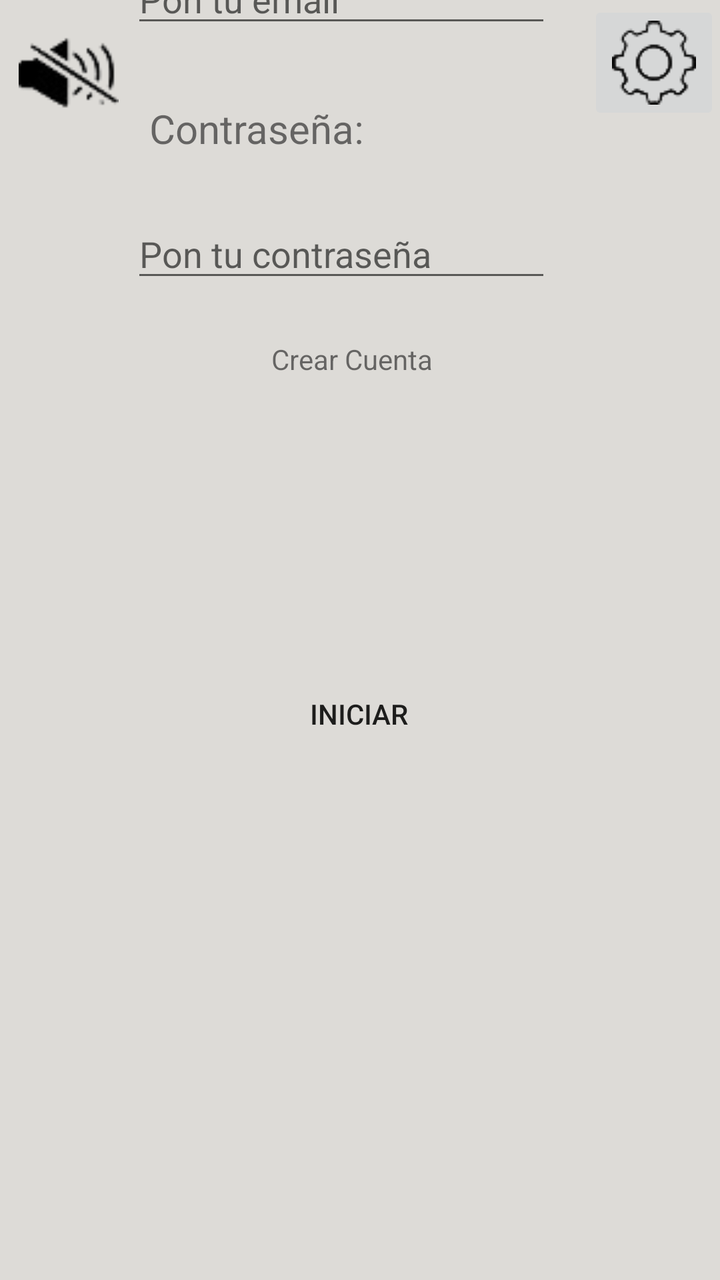
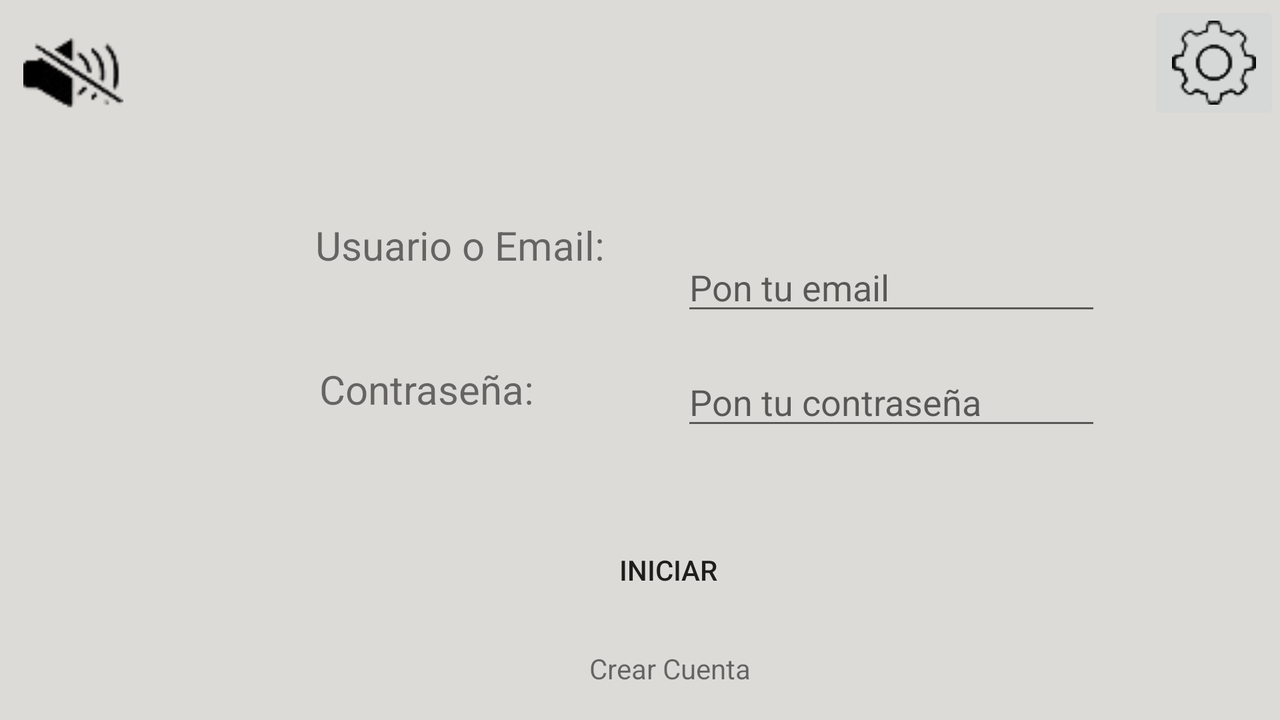

An Android layout and its configuration variant, each rendered on a device that would load it. The default file and the variant file are quoted in full after the pictures.
<!-- AndroidManifest.xml: application theme Theme.JuegoDeCartas -->
<!-- res/layout/activity_login.xml -->
<?xml version="1.0" encoding="utf-8"?>
<androidx.constraintlayout.widget.ConstraintLayout xmlns:android="http://schemas.android.com/apk/res/android"
    xmlns:app="http://schemas.android.com/apk/res-auto"
    xmlns:tools="http://schemas.android.com/tools"
    android:background="#DDDBD7"
    android:layout_width="match_parent"
    android:layout_height="match_parent"
    tools:context=".Login">

    <ImageButton
        android:id="@+id/language_button"
        android:layout_width="66dp"
        android:layout_height="62dp"
        android:layout_marginBottom="79dp"
        android:onClick="showLanguageDialog"
        android:src="@drawable/ajustes"
        app:layout_constraintBottom_toBottomOf="parent"
        app:layout_constraintEnd_toEndOf="parent"
        app:layout_constraintHorizontal_bias="1.0"
        app:layout_constraintStart_toStartOf="parent"
        app:layout_constraintTop_toTopOf="parent"
        app:layout_constraintVertical_bias="0.001" />

    <Button
        android:id="@+id/iniciarsesion"
        android:layout_width="106dp"
        android:layout_height="46dp"
        android:layout_marginBottom="260dp"
        android:background="@drawable/redondo"
        android:onClick="login"
        android:text="@string/inicia"
        app:layout_constraintBottom_toBottomOf="parent"
        app:layout_constraintEnd_toEndOf="parent"
        app:layout_constraintHorizontal_bias="0.498"
        app:layout_constraintStart_toStartOf="parent" />

    <TextView
        android:id="@+id/emailtxtlog"
        android:layout_width="187dp"
        android:layout_height="48dp"
        android:layout_marginBottom="16dp"
        android:text="@string/usuario_o_email"
        android:textSize="20sp"
        app:layout_constraintBottom_toTopOf="@+id/emaillog"
        app:layout_constraintEnd_toEndOf="parent"
        app:layout_constraintHorizontal_bias="0.392"
        app:layout_constraintStart_toStartOf="parent" />

    <TextView
        android:id="@+id/contraseñatxt"
        android:layout_width="wrap_content"
        android:layout_height="wrap_content"
        android:layout_marginBottom="27dp"
        android:text="@string/contrasena"
        android:textSize="20sp"
        app:layout_constraintBottom_toTopOf="@+id/contraseñalog"
        app:layout_constraintEnd_toEndOf="parent"
        app:layout_constraintHorizontal_bias="0.295"
        app:layout_constraintStart_toStartOf="parent" />

    <EditText
        android:id="@+id/contraseñalog"
        android:layout_width="wrap_content"
        android:layout_height="wrap_content"
        android:layout_marginBottom="188dp"
        android:ems="10"
        android:hint="@string/pon_tu_contrase_a"
        android:inputType="textPassword"
        app:layout_constraintBottom_toTopOf="@+id/iniciarsesion"
        app:layout_constraintEnd_toEndOf="parent"
        app:layout_constraintHorizontal_bias="0.437"
        app:layout_constraintStart_toStartOf="parent" />

    <EditText
        android:id="@+id/emaillog"
        android:layout_width="wrap_content"
        android:layout_height="wrap_content"
        android:layout_marginBottom="32dp"
        android:ems="10"
        android:hint="@string/pon_tu_email"
        android:inputType="textEmailAddress"
        app:layout_constraintBottom_toTopOf="@+id/contraseñatxt"
        app:layout_constraintEnd_toEndOf="parent"
        app:layout_constraintHorizontal_bias="0.437"
        app:layout_constraintStart_toStartOf="parent" />

    <TextView
        android:id="@+id/crearcuenta"
        android:layout_width="wrap_content"
        android:layout_height="wrap_content"
        android:layout_marginTop="24dp"
        android:layout_marginBottom="145dp"
        android:onClick="crearcuenta"
        android:text="@string/crear_cuenta"
        app:layout_constraintBottom_toTopOf="@+id/iniciarsesion"
        app:layout_constraintEnd_toEndOf="parent"
        app:layout_constraintHorizontal_bias="0.486"
        app:layout_constraintStart_toStartOf="parent"
        app:layout_constraintTop_toBottomOf="@+id/contraseñalog"
        app:layout_constraintVertical_bias="1.0" />

    <ProgressBar
        android:id="@+id/progressBar"
        style="?android:attr/progressBarStyle"
        android:layout_width="wrap_content"
        android:layout_height="wrap_content"
        android:layout_marginTop="25dp"
        android:layout_marginBottom="72dp"
        android:visibility="invisible"
        app:layout_constraintBottom_toTopOf="@+id/iniciarsesion"
        app:layout_constraintEnd_toEndOf="parent"
        app:layout_constraintHorizontal_bias="0.498"
        app:layout_constraintStart_toStartOf="parent"
        app:layout_constraintTop_toBottomOf="@+id/crearcuenta"
        app:layout_constraintVertical_bias="0.0" />

    <ImageView
        android:id="@+id/muteo"
        android:layout_width="64dp"
        android:layout_height="50dp"
        android:layout_marginTop="12dp"
        android:onClick="mutear"
        app:layout_constraintEnd_toEndOf="parent"
        app:layout_constraintHorizontal_bias="0.008"
        app:layout_constraintStart_toStartOf="parent"
        app:layout_constraintTop_toTopOf="parent"
        app:srcCompat="@drawable/muteo" />

</androidx.constraintlayout.widget.ConstraintLayout>
<!-- resources referenced by this layout -->
<resources>
  <!-- drawable ajustes: png bitmap (drawable-v24, 2368 bytes) -->
  <!-- drawable muteo: png bitmap (drawable, 2265 bytes) -->
  <!-- drawable redondo (drawable) -->
  <?xml version="1.0" encoding="utf-8"?>
  <shape xmlns:android="http://schemas.android.com/apk/res/android"
      android:shape="rectangle">
      <corners android:radius="150dp"/>
      <padding
          android:bottom="10dp"
          android:left="10dp"
          android:right="10dp"
          android:top="10dp"/>
  </shape>
  <string name="contrasena">Contraseña:</string>
  <string name="crear_cuenta">Crear Cuenta</string>
  <string name="inicia">Iniciar</string>
  <string name="pon_tu_contrase_a">Pon tu contraseña</string>
  <string name="pon_tu_email">Pon tu email</string>
  <string name="usuario_o_email">Usuario o Email:</string>
  <style name="Theme.JuegoDeCartas" parent="Theme.MaterialComponents.DayNight.DarkActionBar">
          
          <item name="colorPrimary">#C82E2E</item>
          <item name="colorPrimaryVariant">#C82E2E</item>
          <item name="colorOnPrimary">@color/white</item>
          
          <item name="colorSecondary">@color/teal_200</item>
          <item name="colorSecondaryVariant">@color/teal_700</item>
          <item name="colorOnSecondary">@color/black</item>
          
          <item name="android:statusBarColor" tools:targetApi="l">?attr/colorPrimaryVariant</item>
          
      </style>
  <color name="white">#FFFFFFFF</color>
  <color name="teal_200">#FF03DAC5</color>
  <color name="teal_700">#FF018786</color>
  <color name="black">#FF000000</color>
</resources>
<!-- res/layout-land/activity_login.xml (the author's variant of the layout above) -->
<!-- drawn on the phone turned sideways -->
<?xml version="1.0" encoding="utf-8"?>
<androidx.constraintlayout.widget.ConstraintLayout xmlns:android="http://schemas.android.com/apk/res/android"
    xmlns:app="http://schemas.android.com/apk/res-auto"
    xmlns:tools="http://schemas.android.com/tools"
    android:background="#DDDBD7"
    android:layout_width="match_parent"
    android:layout_height="match_parent"
    tools:context=".Login">

    <ImageButton
        android:id="@+id/language_button"
        android:layout_width="66dp"
        android:layout_height="62dp"
        android:layout_marginBottom="79dp"
        android:onClick="showLanguageDialog"
        android:src="@drawable/ajustes"
        app:layout_constraintBottom_toBottomOf="parent"
        app:layout_constraintEnd_toEndOf="parent"
        app:layout_constraintHorizontal_bias="1.0"
        app:layout_constraintStart_toStartOf="parent"
        app:layout_constraintTop_toTopOf="parent"
        app:layout_constraintVertical_bias="0.001" />

    <Button
        android:id="@+id/iniciarsesion"
        android:layout_width="106dp"
        android:layout_height="46dp"
        android:layout_marginBottom="52dp"
        android:background="@drawable/redondo"
        android:onClick="login"
        android:text="@string/inicia"
        app:layout_constraintBottom_toBottomOf="parent"
        app:layout_constraintEnd_toEndOf="parent"
        app:layout_constraintHorizontal_bias="0.526"
        app:layout_constraintStart_toStartOf="parent" />

    <TextView
        android:id="@+id/emailtxtlog"
        android:layout_width="187dp"
        android:layout_height="48dp"
        android:layout_marginBottom="51dp"
        android:text="@string/usuario_o_email"
        android:textSize="20sp"
        app:layout_constraintBottom_toBottomOf="@+id/contraseñatxt"
        app:layout_constraintEnd_toEndOf="parent"
        app:layout_constraintHorizontal_bias="0.348"
        app:layout_constraintStart_toStartOf="parent" />

    <TextView
        android:id="@+id/contraseñatxt"
        android:layout_width="wrap_content"
        android:layout_height="wrap_content"
        android:layout_marginBottom="152dp"
        android:text="@string/contrasena"
        android:textSize="20sp"
        app:layout_constraintBottom_toBottomOf="parent"
        app:layout_constraintEnd_toEndOf="parent"
        app:layout_constraintHorizontal_bias="0.3"
        app:layout_constraintStart_toStartOf="parent" />

    <EditText
        android:id="@+id/contraseñalog"
        android:layout_width="wrap_content"
        android:layout_height="wrap_content"
        android:layout_marginBottom="140dp"
        android:ems="10"
        android:hint="@string/pon_tu_contrase_a"
        android:inputType="textPassword"
        app:layout_constraintBottom_toBottomOf="parent"
        app:layout_constraintEnd_toEndOf="parent"
        app:layout_constraintHorizontal_bias="0.792"
        app:layout_constraintStart_toStartOf="parent" />

    <EditText
        android:id="@+id/emaillog"
        android:layout_width="wrap_content"
        android:layout_height="wrap_content"
        android:layout_marginBottom="16dp"
        android:ems="10"
        android:hint="@string/pon_tu_email"
        android:inputType="textEmailAddress"
        app:layout_constraintBottom_toTopOf="@+id/contraseñalog"
        app:layout_constraintEnd_toEndOf="parent"
        app:layout_constraintHorizontal_bias="0.792"
        app:layout_constraintStart_toStartOf="parent" />

    <TextView
        android:id="@+id/crearcuenta"
        android:layout_width="wrap_content"
        android:layout_height="wrap_content"
        android:onClick="crearcuenta"
        android:text="@string/crear_cuenta"
        app:layout_constraintBottom_toBottomOf="parent"
        app:layout_constraintEnd_toEndOf="parent"
        app:layout_constraintHorizontal_bias="0.527"
        app:layout_constraintStart_toStartOf="parent"
        app:layout_constraintTop_toBottomOf="@+id/iniciarsesion" />

    <ImageView
        android:id="@+id/muteo"
        android:layout_width="64dp"
        android:layout_height="50dp"
        android:layout_marginTop="12dp"
        android:onClick="mutear"
        app:layout_constraintEnd_toEndOf="parent"
        app:layout_constraintHorizontal_bias="0.008"
        app:layout_constraintStart_toStartOf="parent"
        app:layout_constraintTop_toTopOf="parent"
        app:srcCompat="@drawable/muteo" />

</androidx.constraintlayout.widget.ConstraintLayout>
